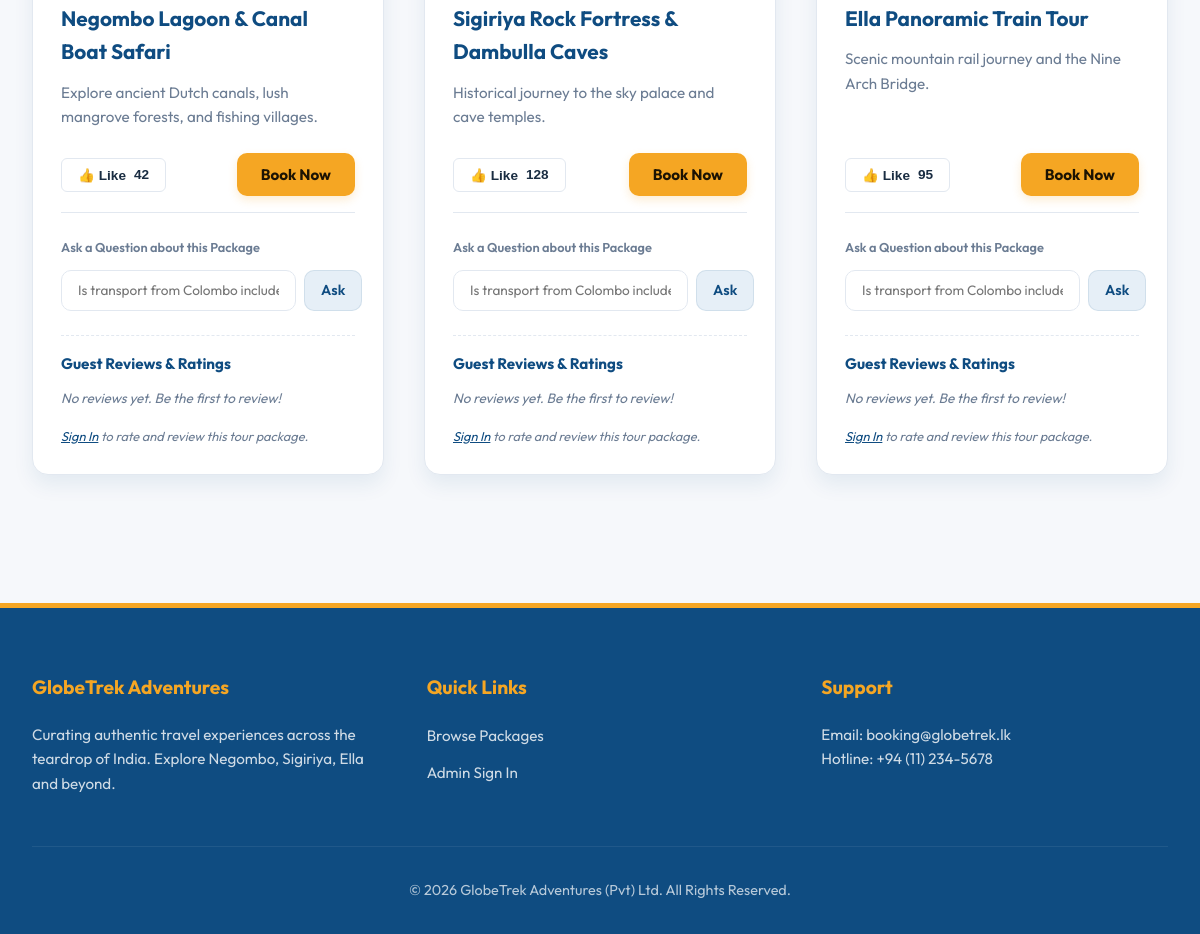
The app's page /packages.php (lower part), older data.
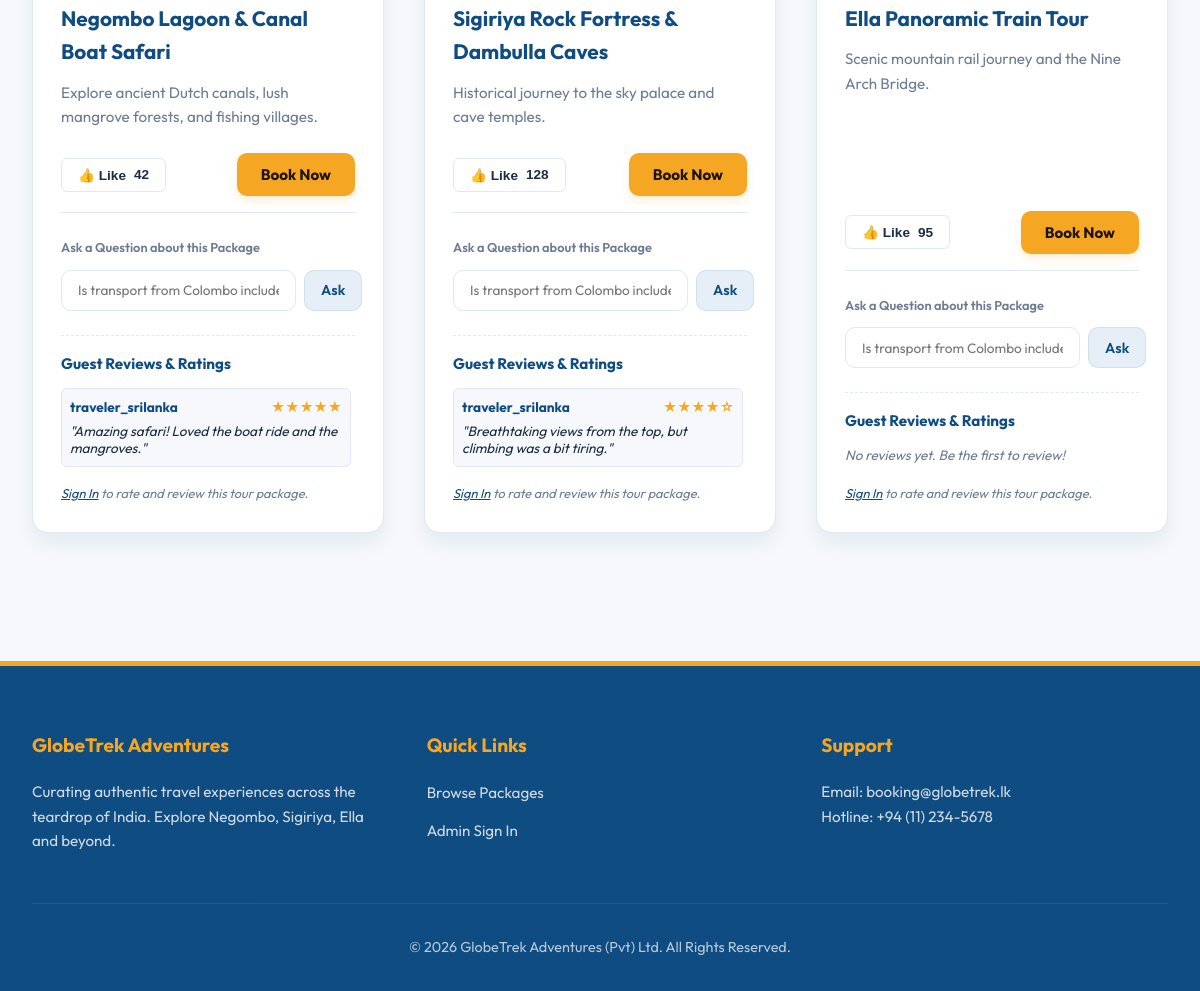
The same page, newer data.
### tables this page shows
CREATE TABLE packages (
    id INT AUTO_INCREMENT PRIMARY KEY,
    destination VARCHAR(150) NOT NULL,
    price DECIMAL(10, 2) NOT NULL,
    description TEXT NOT NULL,
    likes_count INT DEFAULT 0,
    image_url VARCHAR(255)
);

CREATE TABLE reviews (
    id INT AUTO_INCREMENT PRIMARY KEY,
    package_id INT NOT NULL,
    user_id INT NOT NULL,
    rating INT NOT NULL CHECK (rating >= 1 AND rating <= 5),
    comment_text TEXT NOT NULL,
    created_at TIMESTAMP DEFAULT CURRENT_TIMESTAMP,
    FOREIGN KEY (package_id) REFERENCES packages(id) ON DELETE CASCADE,
    FOREIGN KEY (user_id) REFERENCES users(id) ON DELETE CASCADE
);

CREATE TABLE users (
    id INT AUTO_INCREMENT PRIMARY KEY,
    role VARCHAR(50) NOT NULL CHECK (role IN ('customer', 'admin')),
    username VARCHAR(100) NOT NULL UNIQUE,
    password VARCHAR(255) NOT NULL
);

### packages.php (the view, shortened to what the changed rows need)
<?php
require_once 'config/db.php';
try {
    $search = isset($_GET['search']) ? trim($_GET['search']) : '';
    if ($search !== '') {
        $stmt = $pdo->prepare("SELECT * FROM packages WHERE destination LIKE ? OR description LIKE ? ORDER BY id ASC");
        $stmt->execute(["%$search%", "%$search%"]);
    } else {
        $stmt = $pdo->query("SELECT * FROM packages ORDER BY id ASC");
    }
    $packages = $stmt->fetchAll();
} catch (\PDOException $e) {
    die("Database query failed: " . $e->getMessage());
}
?>
<!DOCTYPE html>
<html lang="en">
<head>
    <link rel="stylesheet" href="css/style.css">
</head>
<body>
    <main class="container">
        <div class="package-grid" id="packages-list">
            <?php foreach ($packages as $pkg): ?>
                <div class="package-card">
                    <div class="package-content">
                        <h3 class="package-title"><?= htmlspecialchars($pkg['destination']) ?></h3>
                        <p class="package-desc"><?= htmlspecialchars($pkg['description']) ?></p>
                        <div class="package-actions">
                            <form method="POST" action="api/toggle-like.php" style="display: inline;">
                                <button class="btn-like" type="submit">
                                    <span>👍 Like</span>
                                    <span class="like-count"><?= $pkg['likes_count'] ?></span>
                                </button>
                            </form>
                            <form method="POST" action="api/book-package.php" style="display: inline;">
                                <button class="btn-cta" type="submit" onclick="this.innerHTML='Booking...';">
                                    Book Now
                                </button>
                            </form>
                        </div>
                        <form class="package-query-form" method="POST" action="api/submit-query.php">
                            <label style="font-size: 0.8rem; font-weight: 600; color: var(--text-muted);">Ask a Question about this Package</label>
                            <div class="query-input-group">
                                <input class="query-input" name="question_text" type="text" placeholder="Is transport from Colombo included?" required>
                                <button class="btn-secondary" type="submit" style="padding: 0.5rem 1rem;">Ask</button>
                            </div>
                        </form>
                        <div class="reviews-section" style="margin-top: 1.5rem; border-top: 1px dashed var(--border-color); padding-top: 1rem;">
                            <h4 style="font-size: 0.95rem; color: var(--primary-color); margin-bottom: 0.75rem;">Guest Reviews & Ratings</h4>
                            <?php
                            try {
                                $review_stmt = $pdo->prepare("SELECT r.*, u.username FROM reviews r JOIN users u ON r.user_id = u.id WHERE r.package_id = ? ORDER BY r.created_at DESC");
                                $review_stmt->execute([$pkg['id']]);
                                $reviews = $review_stmt->fetchAll();
                            } catch (\PDOException $e) {
                                $reviews = [];
                            }
                            ?>
                            <?php if (count($reviews) > 0): ?>
                                <div style="max-height: 150px; overflow-y: auto; margin-bottom: 1rem; display: flex; flex-direction: column; gap: 0.5rem; padding-right: 0.25rem;">
                                    <?php foreach ($reviews as $rev): ?>
                                        <div style="background-color: var(--bg-color); padding: 0.5rem; border-radius: var(--border-radius-sm); font-size: 0.85rem; border: 1px solid var(--border-color);">
                                            <div style="display: flex; justify-content: space-between; margin-bottom: 0.25rem;">
                                                <strong style="color: var(--primary-color);"><?= htmlspecialchars($rev['username']) ?></strong>
                                                <span style="color: var(--accent-color); font-weight: bold;"><?= str_repeat('★', $rev['rating']) ?><?= str_repeat('☆', 5 - $rev['rating']) ?></span>
                                            </div>
                                            <p style="color: var(--text-color); line-height: 1.3; font-style: italic;">"<?= htmlspecialchars($rev['comment_text']) ?>"</p>
                                        </div>
                                    <?php endforeach; ?>
                                </div>
                            <?php else: ?>
                                <p style="color: var(--text-muted); font-size: 0.85rem; font-style: italic; margin-bottom: 1rem;">No reviews yet. Be the first to review!</p>
                            <?php endif; ?>
                            <?php if (isset($_SESSION['user_id']) && $_SESSION['role'] === 'customer'): ?>
                                <form method="POST" action="api/submit-review.php" style="display: flex; flex-direction: column; gap: 0.5rem;">
                                    <input type="hidden" name="package_id" value="<?= $pkg['id'] ?>">
                                    <div style="display: flex; gap: 0.5rem; align-items: center;">
                                        <label style="font-size: 0.8rem; font-weight: 600; color: var(--text-muted); white-space: nowrap;">Your Rating:</label>
                                        <select class="form-control" name="rating" required style="padding: 0.35rem 0.5rem; font-size: 0.85rem; width: auto; height: auto;">
                                            <option value="5">5 Stars</option>
                                            <option value="4">4 Stars</option>
                                            <option value="3">3 Stars</option>
                                            <option value="2">2 Stars</option>
                                            <option value="1">1 Star</option>
                                        </select>
                                    </div>
                                    <div style="display: flex; gap: 0.5rem;">
                                        <textarea class="form-control" name="comment_text" rows="2" placeholder="Write a comment..." required style="padding: 0.5rem; font-size: 0.85rem; resize: vertical;"></textarea>
                                        <button class="btn-cta" type="submit" style="padding: 0.5rem 1rem; font-size: 0.85rem; height: fit-content;" onclick="this.innerHTML='Saving...';">Post</button>
                                    </div>
                                </form>
                            <?php else: ?>
                                <p style="color: var(--text-muted); font-size: 0.8rem; font-style: italic;"><a href="login.php" style="color: var(--primary-color); text-decoration: underline;">Sign In</a> to rate and review this tour package.</p>
                            <?php endif; ?>
                        </div>
                    </div>
                </div>
            <?php endforeach; ?>
        </div>
    </main>
</body>
</html>

Row changes from the older to the newer data that the page shows:
shown differently, row unchanged: packages "Negombo Lagoon & Canal Boat Safari": no longer shows "No reviews yet. Be the first to review!"
added reviews: user.username "traveler_srilanka", rating "★★★★★", comment_text "Amazing safari! Loved the boat ride and the mangroves.", shown under packages "Negombo Lagoon & Canal Boat Safari"
shown differently, row unchanged: packages "Sigiriya Rock Fortress & Dambulla Caves": no longer shows "No reviews yet. Be the first to review!"
added reviews: user.username "traveler_srilanka", rating "★★★★", rating "☆", comment_text "Breathtaking views from the top, but climbing was a bit tiring.", shown under packages "Sigiriya Rock Fortress & Dambulla Caves"
